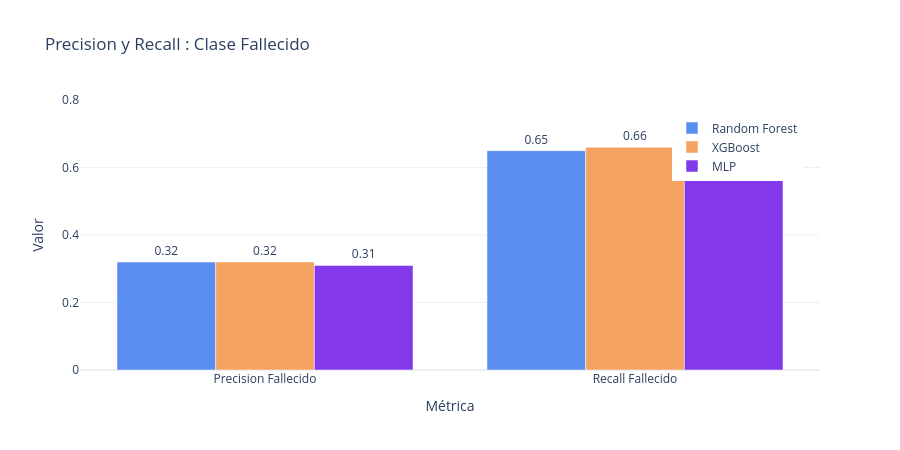

The notebook cell saved with this chart:
### Code cell
# -- Visualización 2: Precision y Recall Fallecido ----------------------------------------------
fig2 = go.Figure()

for i, row in df_res.iterrows():
    fig2.add_trace(go.Bar(
        name=row['modelo'],
        x=['Precision Fallecido', 'Recall Fallecido'],
        y=[row['precision_fallecido'], row['recall_fallecido']],
        text=[f'{row["precision_fallecido"]:.2f}', f'{row["recall_fallecido"]:.2f}'],
        textposition='outside',
        marker_color=colores[i]
    ))

fig2.update_layout(
    title='Precision y Recall : Clase Fallecido',
    barmode='group',
    yaxis=dict(range=[0, 0.8], title='Valor'),
    xaxis_title='Métrica',
    height=450,
    template='plotly_white',
    legend=dict(x=0.8, y=0.95)
)
fig2.show()

### Figure 1 — Plotly figure (JSON) as saved in the notebook; plotly's stock layout.template omitted (floating-point values rounded to 4 significant figures)
{"data": [{"marker": {"color": "#5B8DEF"}, "name": "Random Forest", "text": ["0.32", "0.65"], "textposition": "outside", "type": "bar", "x": ["Precision Fallecido", "Recall Fallecido"], "y": [0.32, 0.65]}, {"marker": {"color": "#F4A261"}, "name": "XGBoost", "text": ["0.32", "0.66"], "textposition": "outside", "type": "bar", "x": ["Precision Fallecido", "Recall Fallecido"], "y": [0.32, 0.66]}, {"marker": {"color": "#8338EC"}, "name": "MLP", "text": ["0.31", "0.68"], "textposition": "outside", "type": "bar", "x": ["Precision Fallecido", "Recall Fallecido"], "y": [0.31, 0.68]}], "layout": {"barmode": "group", "height": 450, "legend": {"x": 0.8, "y": 0.95}, "title": {"text": "Precision y Recall : Clase Fallecido"}, "xaxis": {"title": {"text": "Métrica"}}, "yaxis": {"range": [0, 0.8], "title": {"text": "Valor"}}}}
